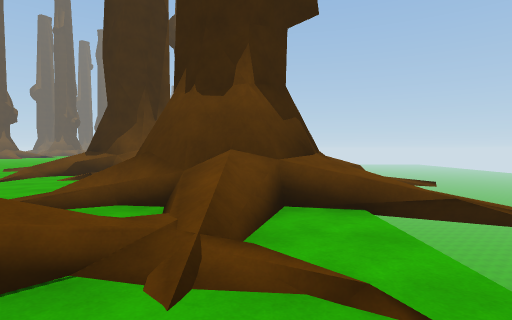
[1] (above)

24 first-person views from a walk through a scene from a Unity 3-D project. The camera is 1.5 m above the floor, tilts 2° down and sees 80° across. The floor is counted in squares, 1.8 m on a side. Each view is taken from the middle of a square. On the plan, view 1 faces up. The plan holds only what a view shows up to about 11 squares ahead; the rest is blank. The place goes on beyond the plan. The player character is not drawn. Surface patterns are stand-ins for the level's own textures.

[2]
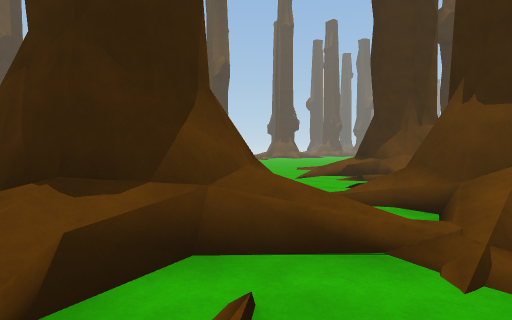

[3]
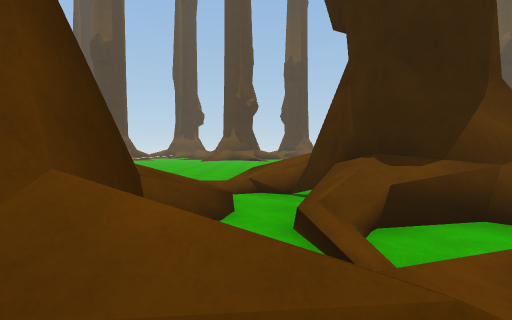

[4]
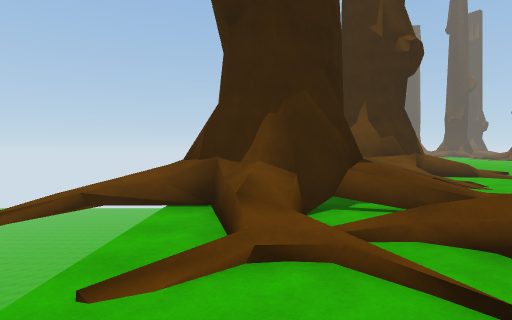

[5]
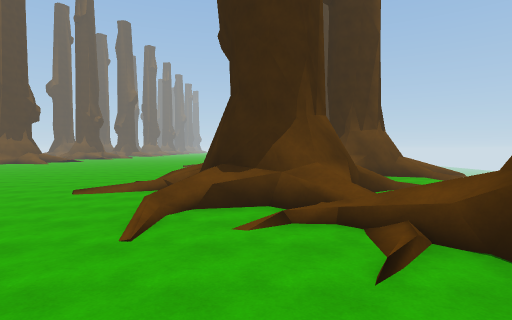

[6]
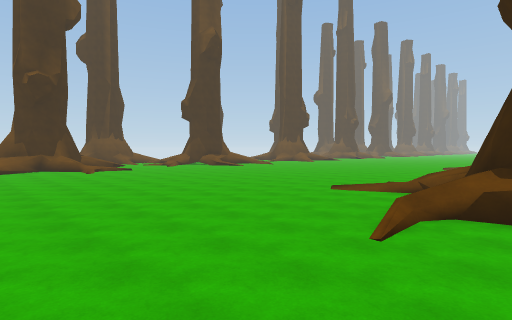

[7]
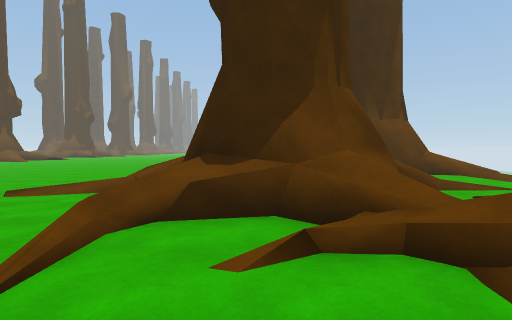

[8]
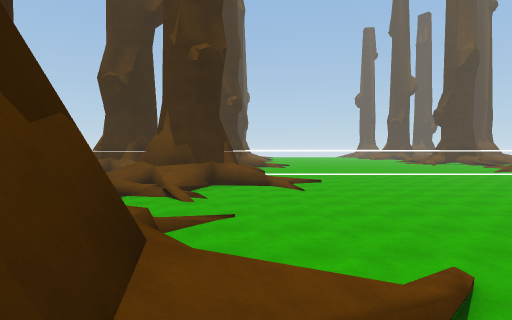

[9]
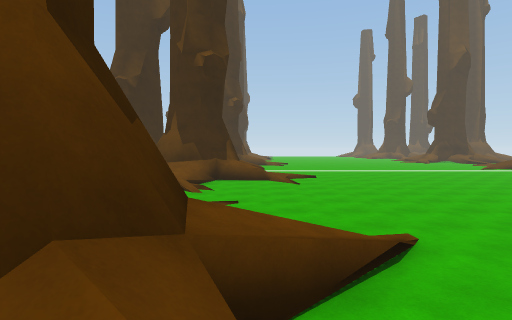

[10]
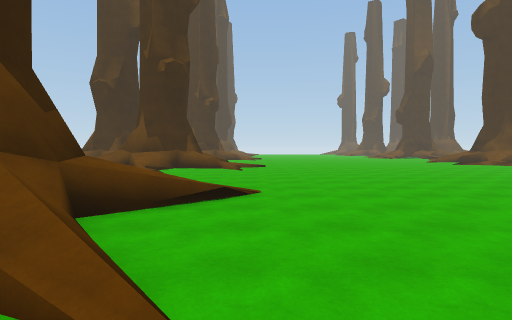

[11]
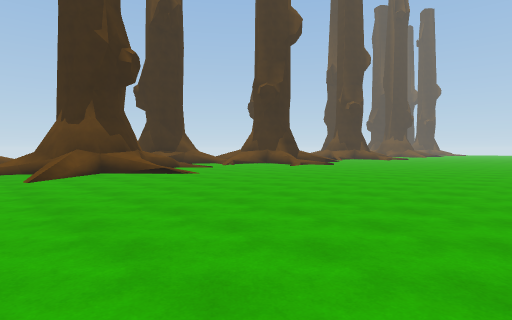

[12]
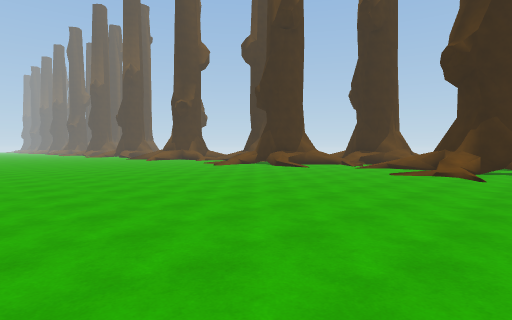

[13]
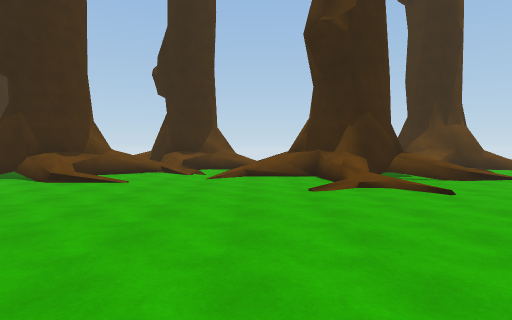

[14]
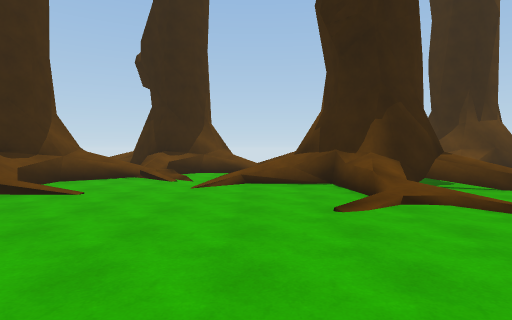

[15]
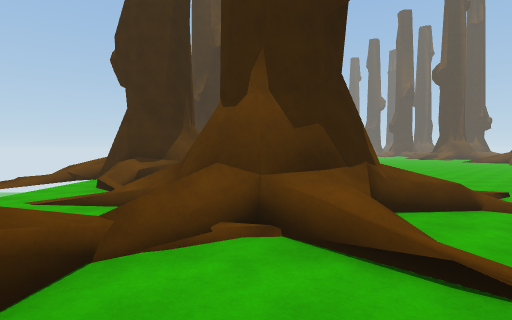

[16]
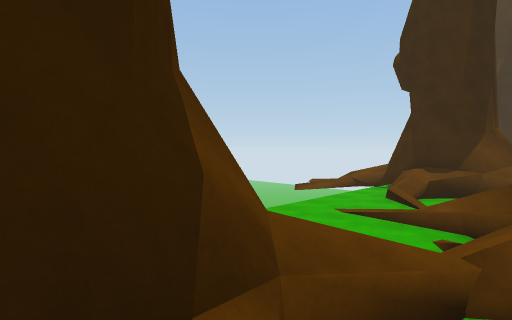

[17]
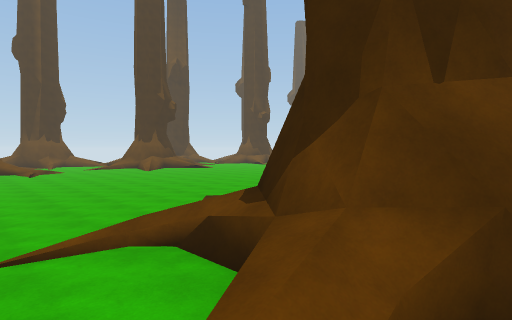

[18]
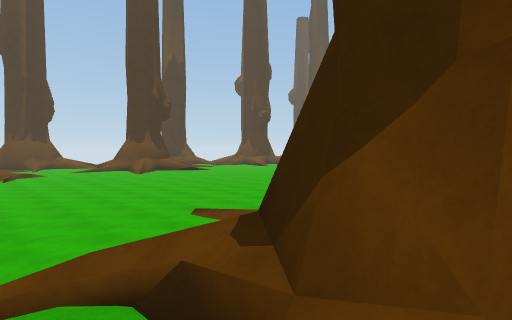

[19]
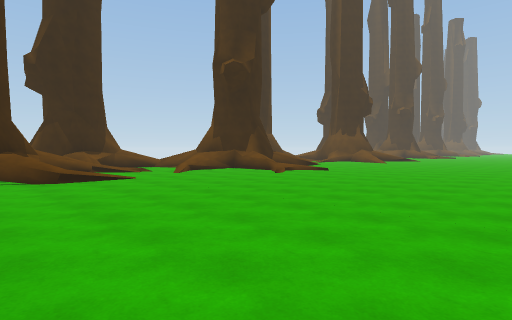

[20]
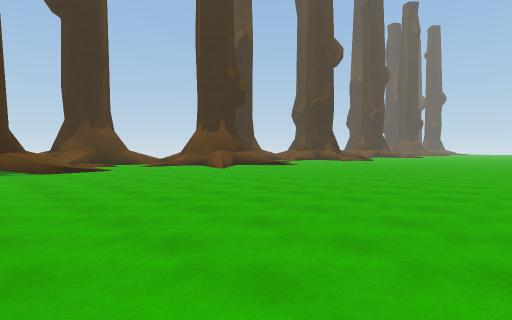

[21]
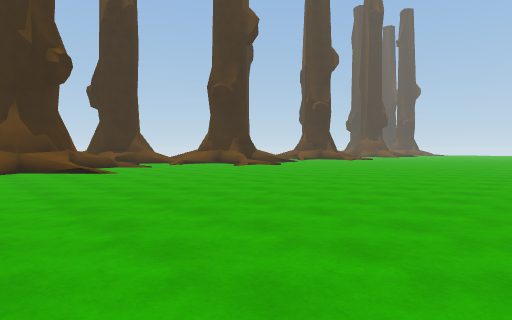

[22]
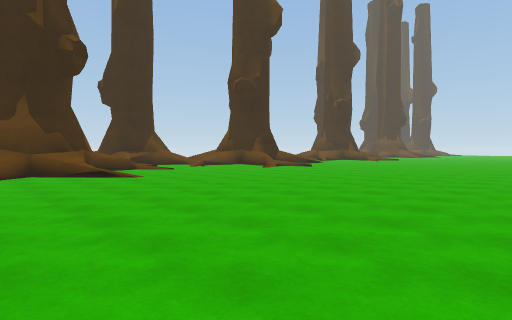

[23]
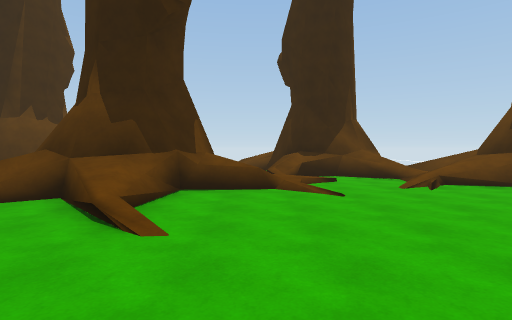

[24]
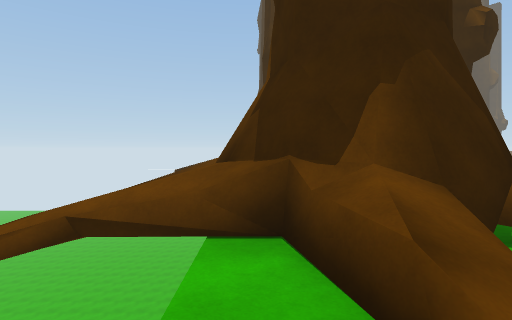

### Floor plan
Key: @ floor where view 1 was taken; # wall or solid block; . main floor; : floor 1.5 m higher than the main floor; / step, stairs or slope; = window, fence, low wall or low ledge; ^ raised ledge; v drop or lower ground.
Columns run from 20 left of view 1 to 4 right of it. Each row starts with its distance up from view 1.
 22   ............#
 21   .........../####
 20   ...........//#/#
 19   .........../..//#
 18   ..............//#
 17   .............//.####
 16   ............/...^##^v
 15  ............../..^ ^^v
 14  ........../..//^^^^^^
 13  .........../=####^^^^
 12  ..........//=####^^^^
 11   ............#### ^^^
 10  ............==##^ ^^^ v
  9  ...............=^ ^^^vv
  8  ................=###^^^v
  7  .................####^vv
  6   ................####
  5   ............. ./###^^
  4   ............./ /.==/^=
  3 . ..........////   //.
  2  ............/###:///.
  1 .............=#  #/...
  0 ............//###/./@/
 -1 .........../..//#//#/.
 -2 .............../..../. vv
 -3  .............///=####^^v
 -4  .............../.####^v
 -5  ................=## #^
 -6  ..............//=##  ^^
 -7  ..............=/ #
 -8  .........../..##==
 -9               ^^###

Where each view was taken, in squares from view 1:
view 1: 0 up, 0 right, facing up
view 2: 1 down, 0 right, facing up-left
view 3: 2 down, 1 right, facing left
view 4: 2 up, 0 right, facing down
view 5: 4 up, 5 left, facing up
view 6: 4 up, 5 left, facing up-left
view 7: 6 up, 5 left, facing up
view 8: 2 up, 7 left, facing down
view 9: 3 up, 7 left, facing down
view 10: 5 up, 9 left, facing down
view 11: 5 up, 18 left, facing down-right
view 12: 10 up, 19 left, facing up-right
view 13: 15 up, 15 left, facing right
view 14: 15 up, 13 left, facing right
view 15: 18 up, 4 left, facing down
view 16: 18 up, 3 left, facing down-right
view 17: 18 up, 3 left, facing up-left
view 18: 19 up, 4 left, facing up-left
view 19: 22 up, 16 left, facing down-right
view 20: 12 up, 19 left, facing down-right
view 21: 3 up, 20 left, facing down-right
view 22: 3 up, 18 left, facing down-right
view 23: 2 down, 12 left, facing right
view 24: 0 up, 1 right, facing down
